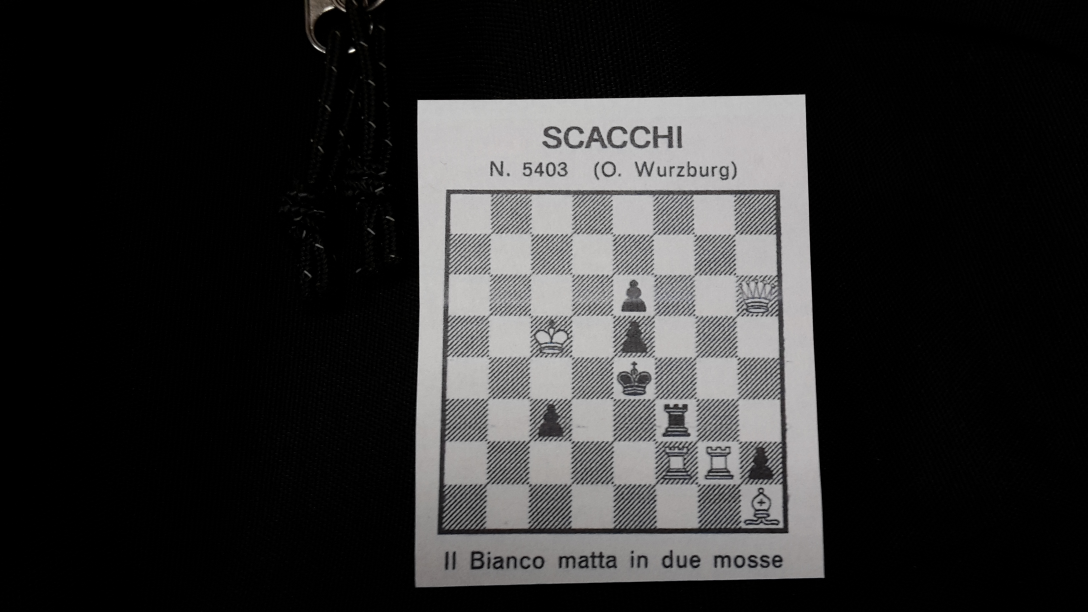
%> input picture foto/001.jpg, 3264 x 1836 px (shown at 1/3 size); its folder holds only this picture in this run
$ octave main.m   (GNU Octave 9; MATLAB toolbox functions it lacks are replaced by stand-ins)
%> lines starting %> are read from the running program, lines starting %| are printed output that depends on the picture; in (x1, y1, x2, y2) boxes, pixels count from 0 and x2, y2 are one past the last pixel; in counts of white or black regions, pixels touching at a corner belong together; the program's own positions count from 1
### find_chessboard.m
function out = find_chessboard(file, out_folder)
%> called with out_folder = 'step1'
    fileName = file.name;
    fileName = replace(file(1).name, '.jpg', '.png');
    filePath = strcat(file.folder, '/', file.name);
    image = im2double(imread(filePath));
    if size(image,3)==3
        image = rgb2gray(image);
    end

    se2 = strel('disk', 4);

    im = imgaussfilt(imadjust(image), 7.5);
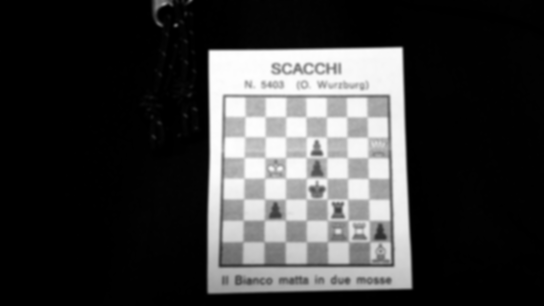
%> im: size 1836x3264 double (shown at 1/6 size); min 0, max 0.998, mean 0.231

    im = imopen(im, se2);
    im = edge(im, 'canny');
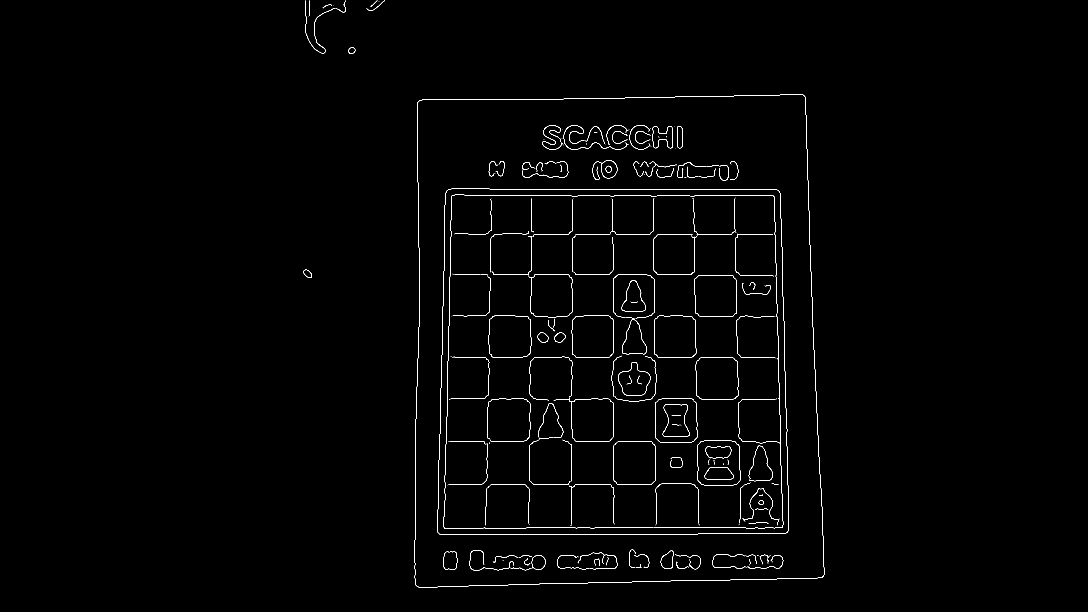
%> im: size 1836x3264 logical (shown at 1/3 size); 0.64% white in thin lines or dots, all inside (x1, y1, x2, y2) = (910, 1, 2473, 1762)
    im = imclose(im, se2);
    Ifill = imfill(im,'holes');
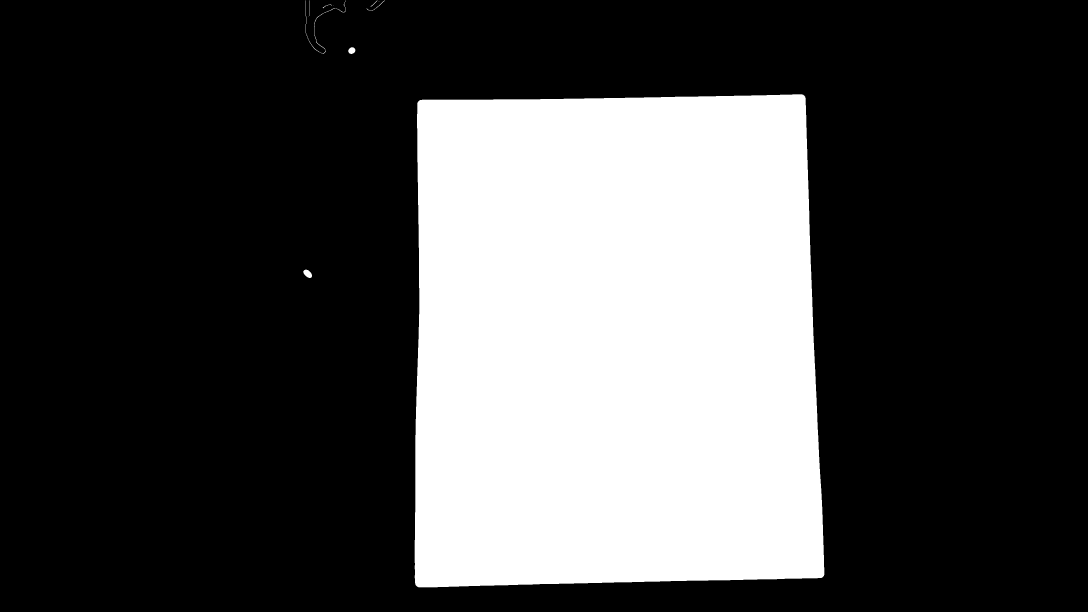
%> Ifill: size 1836x3264 logical (shown at 1/3 size); 29% white; 11 white regions (2 under 20 px), largest, box (x1, y1, x2, y2) and area: (1244, 283, 2473, 1762) 1734258, (910, 809, 936, 834) 440, (916, 1, 1007, 161) 423
    Iarea = bwareaopen(Ifill,100);
%> Iarea: size 1836x3264 logical; 29% white; 4 white regions, box (x1, y1, x2, y2) and area: (1244, 283, 2473, 1762) 1734258, (910, 809, 936, 834) 440, (916, 1, 1007, 161) 423, (1045, 142, 1066, 162) 324

    Ibiggest = bwareafilt(Iarea, 1);
%> Ibiggest: size 1836x3264 logical; 28.9% white; 1 white region, box (x1, y1, x2, y2) and area: (1244, 283, 2473, 1762) 1734258
    Imasked = Ibiggest .* image;
    Imasked( all(~Imasked,2), : ) = [];
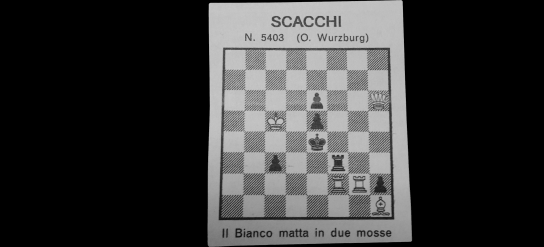
%> Imasked: size 1479x3264 double (shown at 1/6 size); min 0, max 0.839, mean 0.216
    Imasked( :, all(~Imasked,1) ) = [];
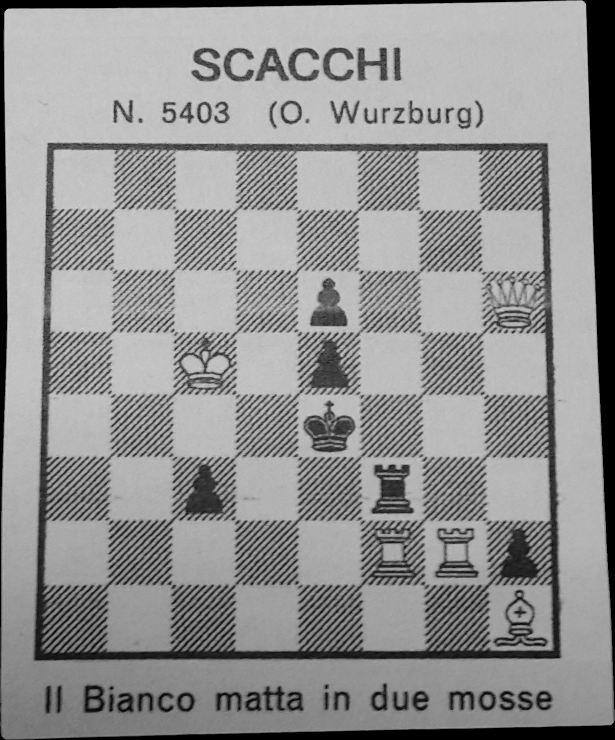
%> Imasked: size 1479x1229 double (shown at 1/2 size); min 0, max 0.839, mean 0.573
    Imasked = padarray(Imasked, [2 2]);
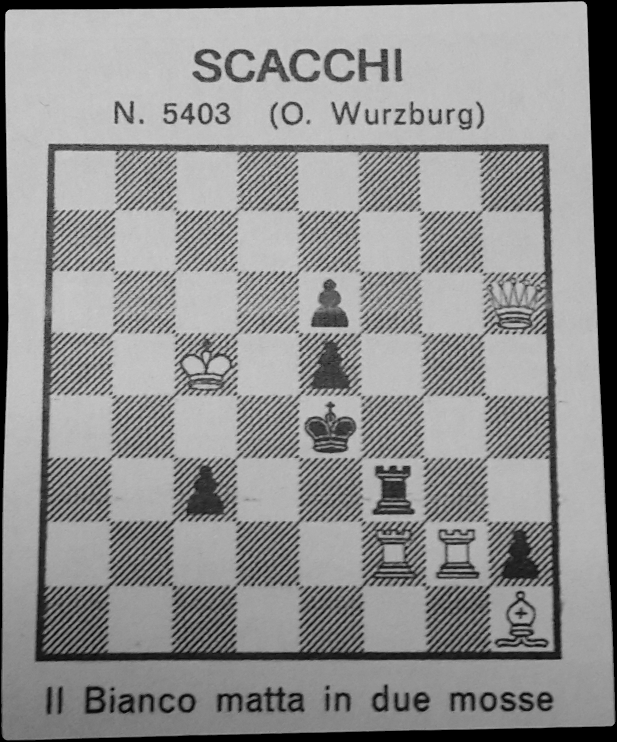
%> Imasked: size 1483x1233 double (shown at 1/2 size); min 0, max 0.839, mean 0.569
    out = [out_folder '/' fileName];
    imwrite(Imasked, out);
end

### main.m
close all;
clear;
d = '/home/bern/uni/EI/project/schemi/foto/';
dp = 'schemi/foto/';
d1 = 'test1';

%% Step 1: finds chessboards in the set: 46/48
in_folder = 'foto';
files = dir(fullfile(in_folder, '*.jpg'));
n_files = length(files);
out_folder = 'step1';
mkdir(out_folder);
for k = 1 : n_files
    find_chessboard(files(k), out_folder);
end

%% Step 2: finds inner square for every image from Step 1: 46/46
in_folder = 'step1';
files1 = dir(fullfile(in_folder, '*.png'));
n_files = length(files1);
out_folder = 'step2';
mkdir(out_folder);
for k = 1 : n_files
    find_chessboard2(files1(k), out_folder);
end

%%%% nota Giorgia: Contrast Limited Adaptive Histoigram Equalization
%% Step 3: transforms chessboards (normalizing): 45/46 (39 has 5 corners)
in_folder = 'step2';
files = dir(fullfile(in_folder, '*.png'));
n_files = length(files);
out_folder = 'step3';
subfolder = '/corners';
mkdir(out_folder);
mkdir(strcat(out_folder, subfolder));
for k = 1 : n_files
    normalize(files(k), out_folder);
end

%% Step 4: classification

in_folder = 'step3_working';
files = dir(fullfile(in_folder, '*.png'));
n_files = length(files);
out_folder = 'step4';
mkdir(out_folder);

for k = 1 : n_files
    splitter(files(k), out_folder);
end


%% Prima colonna (label) ogni pezzo tutte le altre colonne feature

label = {'pedone'; 'regina'};
feature1 = [1; 0.5];
feature2 = [0.1; 0.2];

classifier_table = table(label, feature1, feature2);

$ run again, on foto/005.jpg
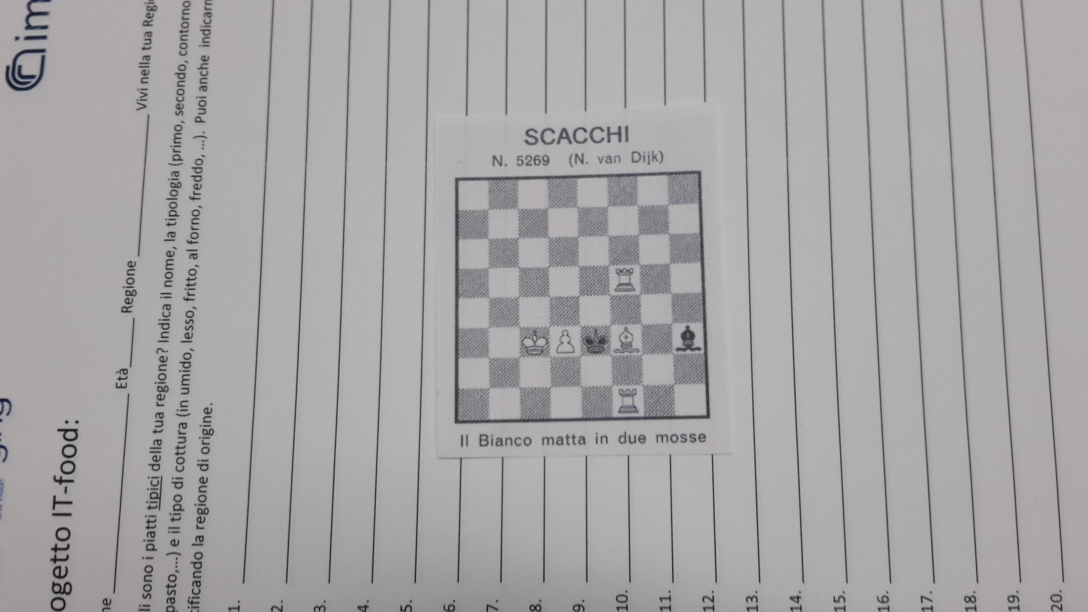
%> input picture foto/005.jpg, 3264 x 1836 px (shown at 1/3 size)
%> in find_chessboard, `im = edge(im, 'canny');`:
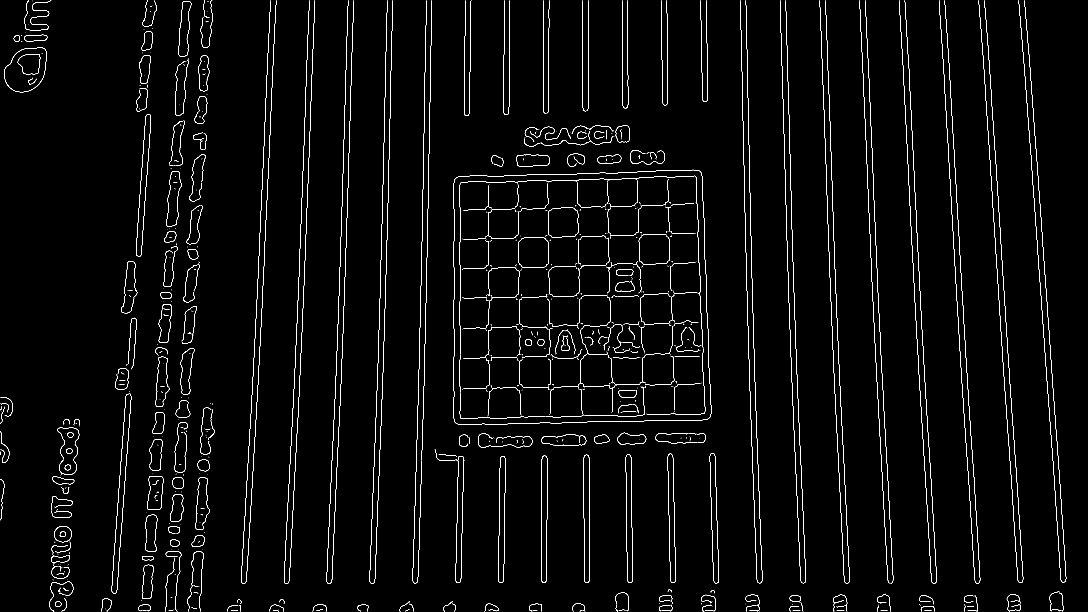
%> im: size 1836x3264 logical (shown at 1/3 size); 1.7% white in thin lines or dots
%> Ifill: size 1836x3264 logical; 13.1% white; 309 white regions (131 under 20 px), largest, box (x1, y1, x2, y2) and area: (1360, 509, 2134, 1274) 566763, (13, 143, 139, 277) 13122, (335, 1179, 394, 1781) 10278
%> Ibiggest: size 1836x3264 logical; 9.5% white; 1 white region, box (x1, y1, x2, y2) and area: (1360, 509, 2134, 1274) 566763
%> in find_chessboard, `Imasked = padarray(Imasked, [2 2]);`:
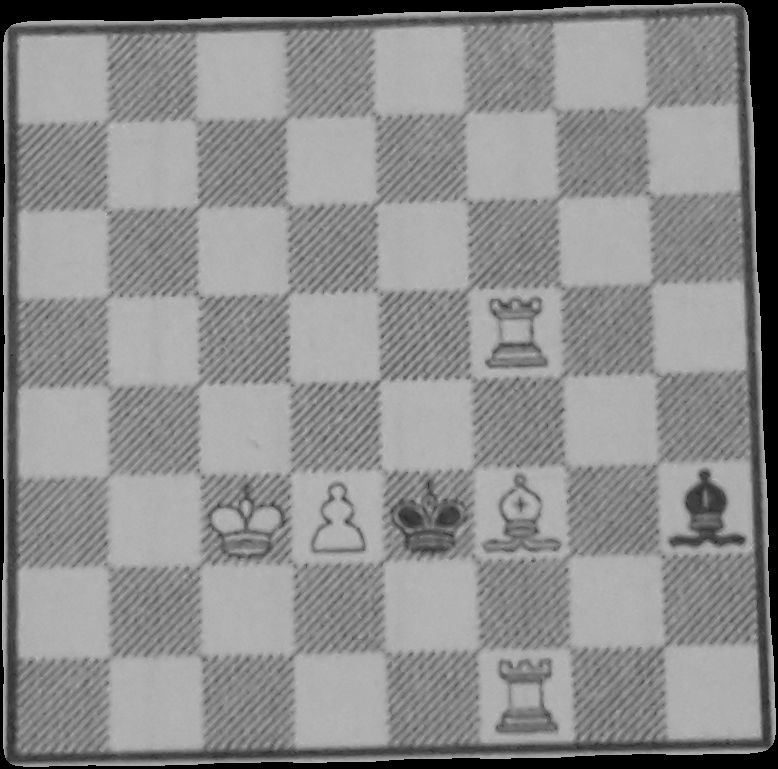
%> Imasked: size 769x778 double; min 0, max 0.757, mean 0.555

$ run again, on foto/006.jpg
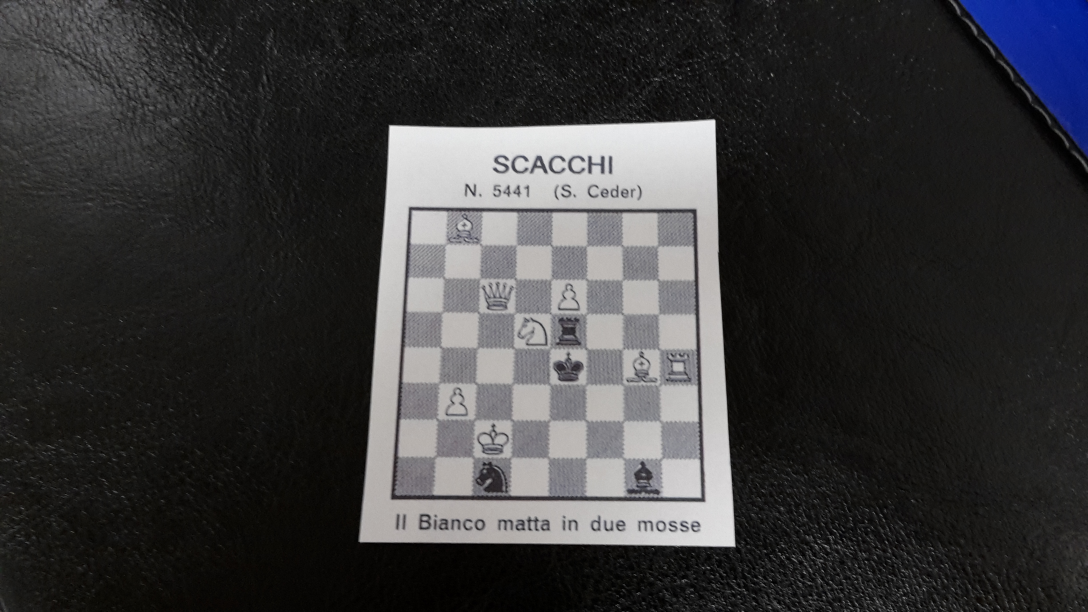
%> input picture foto/006.jpg, 3264 x 1836 px (shown at 1/3 size)
%> in find_chessboard, `im = edge(im, 'canny');`:
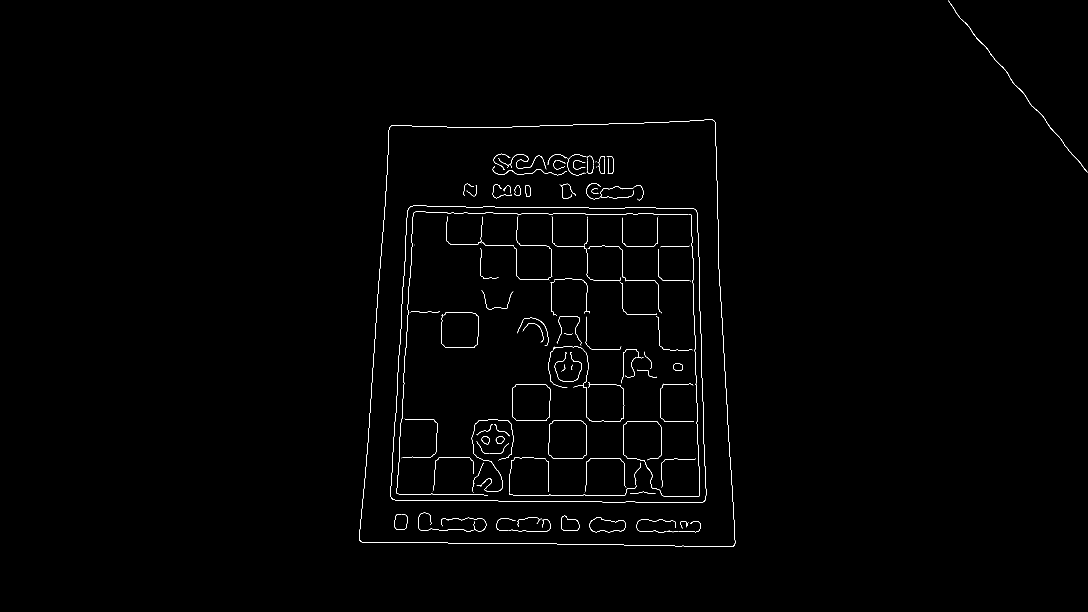
%> im: size 1836x3264 logical (shown at 1/3 size); 0.48% white in thin lines or dots, all inside (x1, y1, x2, y2) = (1077, 1, 3263, 1641)
%> Ifill: size 1836x3264 logical; 22% white; 2 white regions, box (x1, y1, x2, y2) and area: (1077, 358, 2206, 1641) 1317415, (2845, 1, 3263, 517) 878
%> Ibiggest: size 1836x3264 logical; 22% white; 1 white region, box (x1, y1, x2, y2) and area: (1077, 358, 2206, 1641) 1317415
%> in find_chessboard, `Imasked = padarray(Imasked, [2 2]);`:
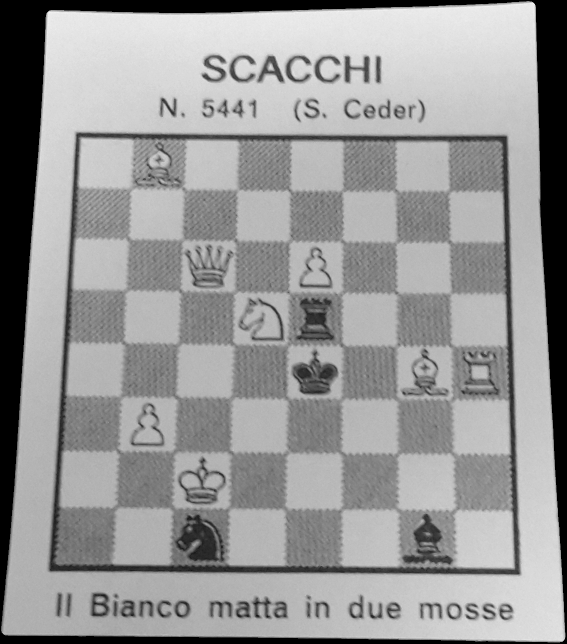
%> Imasked: size 1287x1133 double (shown at 1/2 size); min 0, max 0.973, mean 0.595
